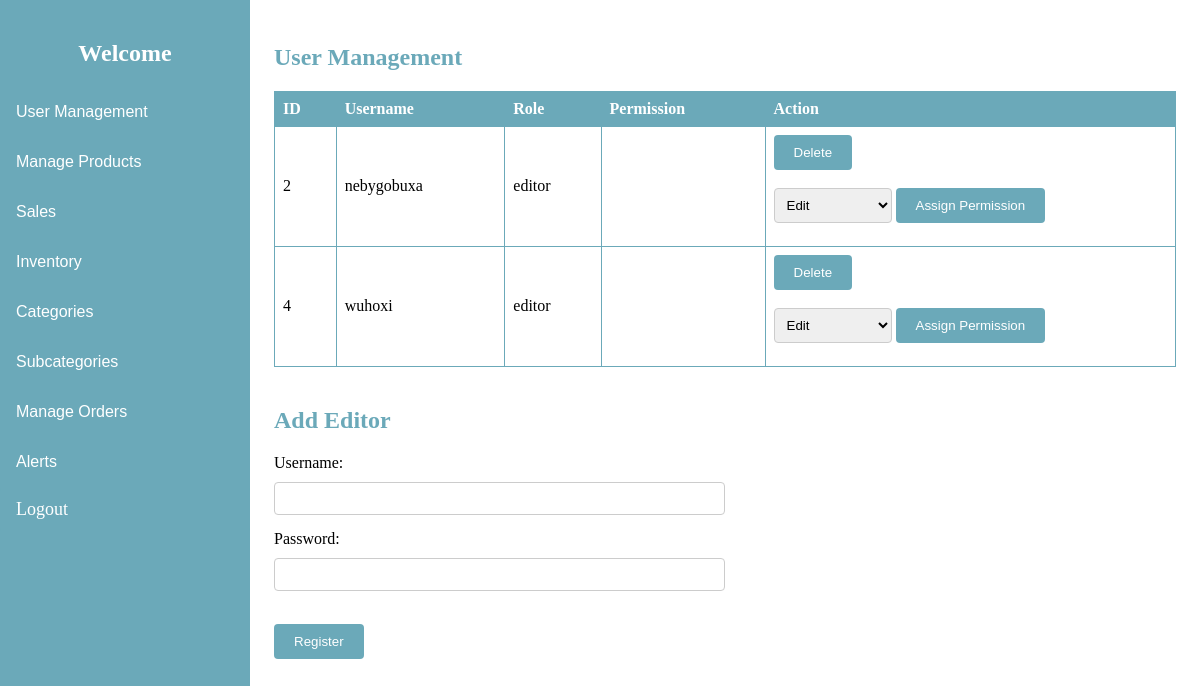
Page /admin/pages/userManagement.php (signed in) on the committed database.
### tables this page shows
CREATE TABLE `users` (
  `id` int(11) NOT NULL,
  `username` varchar(255) NOT NULL,
  `password` varchar(255) NOT NULL,
  `role` enum('admin','editor') NOT NULL,
  `permission` enum('edit') DEFAULT NULL
);

### admin/pages/userManagement.php (the view, shortened to what this page needs)
<?php
include('../includes/db.php');
$limit = 10;
$page = isset($_GET['page']) ? max(1, intval($_GET['page'])) : 1;
$offset = ($page - 1) * $limit;
$stmt = $pdo->prepare('SELECT * FROM users LIMIT :limit OFFSET :offset');
$stmt->bindParam(':limit', $limit, PDO::PARAM_INT);
$stmt->bindParam(':offset', $offset, PDO::PARAM_INT);
$stmt->execute();
$users = $stmt->fetchAll();
?>
<!DOCTYPE html>
<html>
<head>
    <link rel="stylesheet" type="text/css" href="../public/css/editProduct.css">
    <link rel="stylesheet" type="text/css" href="../public/css/viewProduct.css">
    <link rel="stylesheet" type="text/css" href="../public/css/pagination.css">
</head>
<body>
    <?php include('../includes/sidebar.php'); ?>
    <div class="content">
        <h2>User Management</h2>
        <table>
            <tr>
                <th>ID</th>
                <th>Username</th>
                <th>Role</th>
                <th>Permission</th>
                <th>Action</th>
            </tr>
            <?php foreach ($users as $user) : ?>
                <?php if ($user['role'] !== 'admin') : ?>
                    <tr>
                        <td><?php echo $user['id']; ?></td>
                        <td><?php echo htmlspecialchars($user['username']); ?></td>
                        <td><?php echo $user['role']; ?></td>
                        <td><?php echo $user['permission']; ?></td>
                        <td>
                            <form method="POST" action="<?php echo $_SERVER['PHP_SELF']; ?>">
                                <input style=" background-color: #6BA9B9; color: white; padding: 10px 20px; border: none;border-radius: 4px;cursor: pointer; transition: background-color 0.3s, color 0.3s;" type="submit" name="delete" value="Delete">
                            </form>
                            <br>
                            <form method="POST" action="<?php echo $_SERVER['PHP_SELF']; ?>">
                                <select style="   width: 30%; padding: 8px; margin-bottom: 15px;border: 1px solid #ccc; border-radius: 4px; box-sizing: border-box;resize: vertical;" name="permission">
                                    <option value="edit">Edit</option>
                                </select>
                                <button type="submit">Assign Permission</button>
                            </form>
                        </td>
                    </tr>
                <?php endif; ?>
            <?php endforeach; ?>
        </table>
        <h2>Add Editor</h2>
        <form method="POST" action="<?php echo $_SERVER['PHP_SELF']; ?>">
            <label for="username">Username:</label>
            <input style="width: 50%;padding: 8px; margin-bottom: 15px;border: 1px solid #ccc;border-radius: 4px;box-sizing: border-box;resize: vertical;" type="text" id="username" name="username" required>
            <br>
            <label for="password">Password:</label>
            <input style="width: 50%;padding: 8px; margin-bottom: 15px;border: 1px solid #ccc;border-radius: 4px;box-sizing: border-box;resize: vertical;" type="password" id="password" name="password" required>
            <br>
            <br>
            <button type="submit">Register</button>
        </form>
    </div>
</body>
</html>

### admin/public/css/editProduct.css (style rules this page uses)
.content { margin-left: 250px; padding: 20px; }
h2 { color: #6BA9B9; margin-bottom: 20px; }
label { display: block; margin-bottom: 10px; }
input[type="text"], input[type="number"], textarea { width: 100%; padding: 8px; margin-bottom: 15px; border: 1px solid #ccc; border-radius: 4px; box-sizing: border-box; resize: vertical; }
button[type="submit"] { background-color: #6BA9B9; color: white; padding: 10px 20px; border: none; border-radius: 4px; cursor: pointer; transition: background-color 0.3s, color 0.3s; }

### admin/public/css/viewProduct.css (style rules this page uses)
.content { margin-left: 250px; padding: 20px; }
table { width: 100%; border-collapse: collapse; margin-top: 20px; }
th, td { border: 1px solid #6BA9B9; padding: 8px; text-align: left; }
th { background-color: #6BA9B9; color: white; }

### admin/includes/sidebar.php (style rules this page uses)
.content { margin-left: 250px; padding: 16px; }

### rows in the picture
users: id "2", username "nebygobuxa", role "editor"
users: id "4", username "wuhoxi", role "editor"
